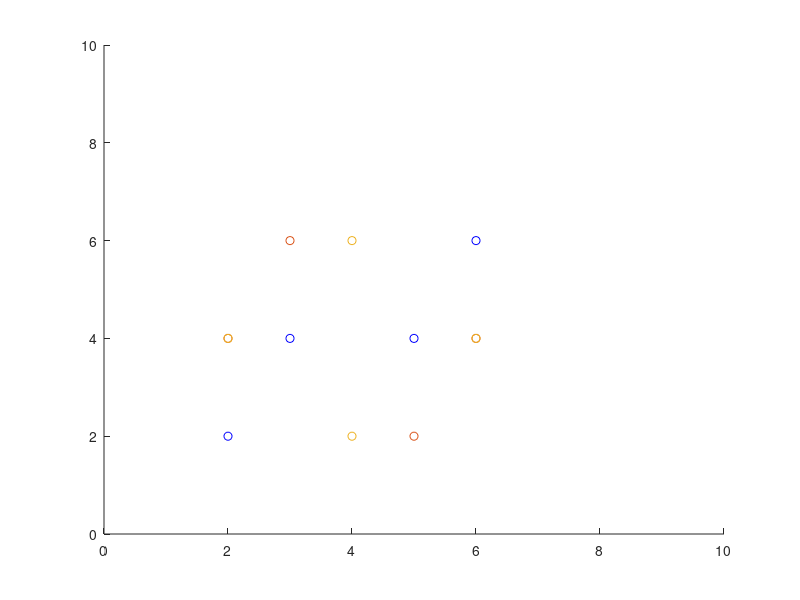

The MATLAB script that drew this image:
x1 = [2 3 5 6];
x2 = [2 4 4 6];
x3 = [4 6 2 4];

scatter(x1, x2, 'b');
covx1x2 = cov(x1, x2)

hold on;
scatter(x1, x3, 'r*');
covx1x3 = cov(x1, x3)

scatter(x2, x3, 'g+');
covx2x3 = cov(x2, x3)

hold off;

xlim([0 10]);
ylim([0 10]);